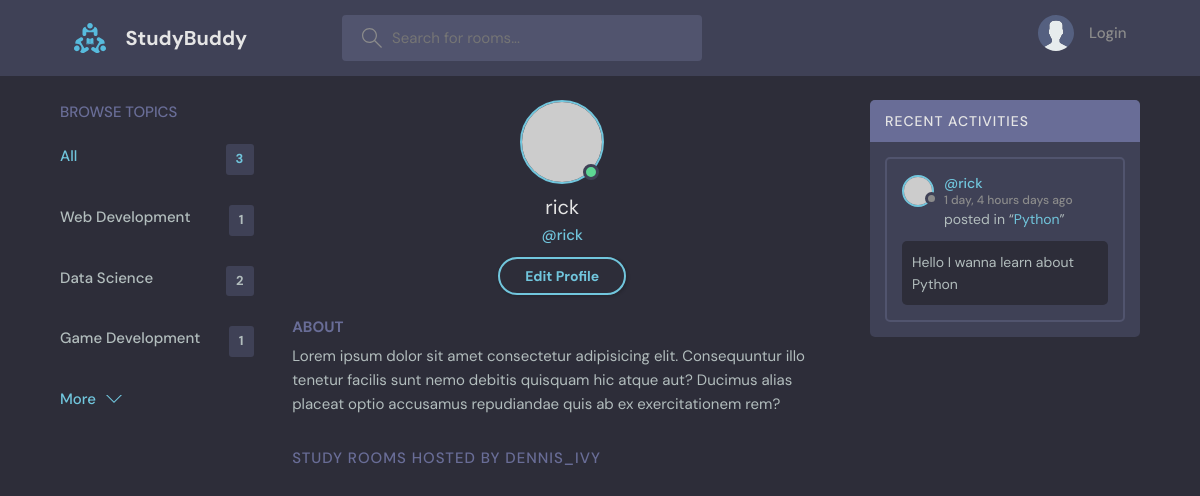
/profile/3/, run on an earlier commit of the app's database.
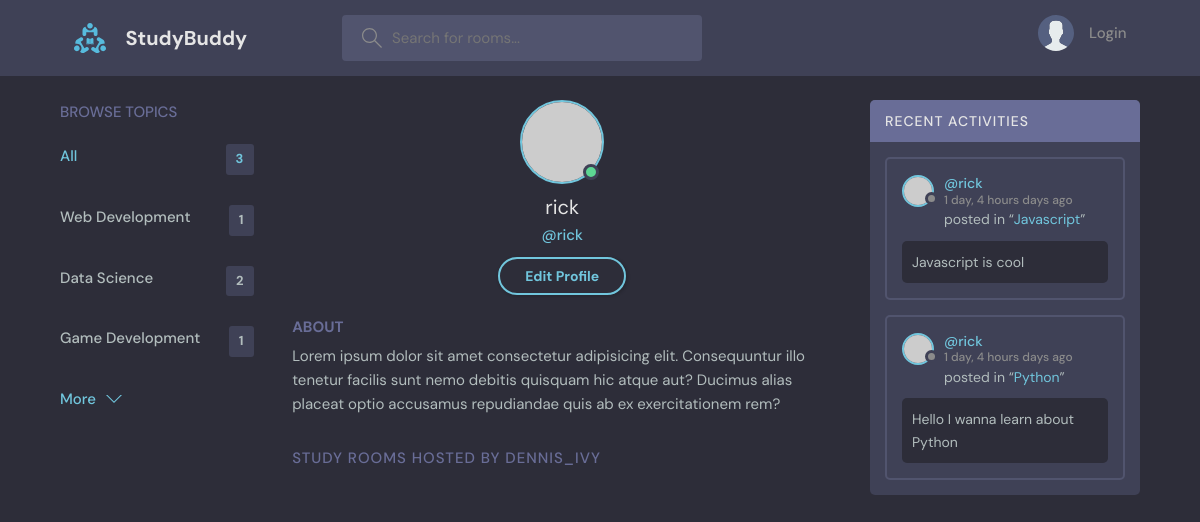
And on a later commit of the database.
### base/models.py (models this page shows, shortened)
class Topic(models.Model):
    name = models.CharField(max_length=200)

class Message(models.Model):
    user = models.ForeignKey(User, on_delete=models.CASCADE)
    room = models.ForeignKey(Room, on_delete=models.CASCADE)
    body = models.TextField()
    updated = models.DateTimeField(auto_now=True)
    created = models.DateTimeField(auto_now_add=True)
    class Meta:
        ordering = ['-updated', '-created']

class Room(models.Model):
    host = models.ForeignKey(User, on_delete=models.SET_NULL, null=True)
    topic = models.ForeignKey(Topic, on_delete=models.SET_NULL, null=True)
    name = models.CharField(max_length=200)
    description = models.TextField(null=True)
    participants = models.ManyToManyField(User, related_name='participants', blank=True)
    updated = models.DateTimeField(auto_now=True)
    created = models.DateTimeField(auto_now_add=True)
    def __str__(self):
        return self.name
    class Meta:
        ordering = ['-updated', '-created']

### base/views.py (the view)
# urls.py: path('profile/<str:pk>/',views.userProfile, name='user-profile'),
def userProfile(request, pk):
    user = User.objects.get(id=pk)
    rooms = user.room_set.all()
    room_messages = user.message_set.all()
    topics = Topic.objects.all()
    context = {'user': user, 'rooms': rooms, 'room_messages': room_messages, 'topics': topics}
    return render(request, 'base/profile.html', context)

### base/templates/base/profile.html (shortened to what this page needs)
{% extends 'main.html' %}
{% block content %}
  <main class="profile-page layout layout--3">
    <div class="container">
      {% include 'base/topics_component.html' %}
      <div class="roomList">
        <div class="profile">
          <div class="profile__avatar">
            <div class="avatar avatar--large active">
              <img src="https://randomuser.me/api/portraits/men/11.jpg" />
            </div>
          </div>
          <div class="profile__info">
            <h3>{{user.username}}</h3>
            <p>@{{user.username}}</p>
            <a href="edit-user.html" class="btn btn--main btn--pill">Edit Profile</a>
          </div>
          <div class="profile__about">
            <h3>About</h3>
            <p>
              Lorem ipsum dolor sit amet consectetur adipisicing elit. Consequuntur illo tenetur
              facilis sunt nemo debitis quisquam hic atque aut? Ducimus alias placeat optio
              accusamus repudiandae quis ab ex exercitationem rem?
            </p>
          </div>
        </div>
        <div class="roomList__header">
          <div>
            <h2>Study Rooms Hosted by dennis_ivy</a>
            </h2>
          </div>
        </div>
      </div>
      {% include 'base/activity_component.html' %}
    </div>
  </main>
{% endblock content %}

### templates/main.html (shortened to what this page needs)
<!DOCTYPE html>
{% load static %}
<html lang="en">
  <head>
    <link rel="stylesheet" href="{% static 'styles/style.css' %}" />
  </head>
  <body>
    {% include 'navbar.html' %}
        {% block content %}
        {% endblock content %}
  </body>
</html>

### templates/navbar.html (shortened to what this page needs)
{% load static %}
<header class="header header--loggedIn">
    <div class="container">
      <a href="{% url 'home' %}" class="header__logo">
        <img src="{% static 'images/logo.svg' %}" />
        <h1>StudyBuddy</h1>
      </a>
      <form class="header__search" method="GET" action="{% url 'home' %}">
        <label>
          <input name="q" placeholder="Search for rooms..."  />
        </label>
      </form>
      <nav class="header__menu">
        {% if request.user.is_authenticated %}
        <div class="header__user">
          <a href="profile.html">
            <div class="avatar avatar--medium active">
              <img src="https://randomuser.me/api/portraits/men/37.jpg" />
            </div>
            <p>{{request.user.username}} <span>@{{request.user.username}}</span></p>
          </a>
          <button class="dropdown-button">
            <svg version="1.1" xmlns="http://www.w3.org/2000/svg" width="32" height="32" viewBox="0 0 32 32">
              <title>chevron-down</title>
              <path d="M16 21l-13-13h-3l16 16 16-16h-3l-13 13z"></path>
            </svg>
          </button>
        </div>
        {% else %}
            <a href="{% url 'login' %}">
            <img src="{% static 'images/avatar.svg' %}" />
            <p>Login</p>
            </a>
        {% endif %}
      </nav>
    </div>
  </header>

### base/templates/base/topics_component.html
<div class="topics">
    <div class="topics__header">
      <h2>Browse Topics</h2>
    </div>
    <ul class="topics__list">
      <li>
        <a href="{% url 'home' %}" class="active">All <span>{{topics.count}}</span></a>
      </li>
      {% for topic in topics %}
      <li>
        <a href="{%  url 'home' %}?q={{topic.name}}">{{topic.name}} <span>{{topic.room_set.all.count}}</span></a>
      </li>
      {% endfor %}
    </ul>
    <a class="btn btn--link" href="topics.html">
      More
      <svg version="1.1" xmlns="http://www.w3.org/2000/svg" width="32" height="32" viewBox="0 0 32 32">
        <title>chevron-down</title>
        <path d="M16 21l-13-13h-3l16 16 16-16h-3l-13 13z"></path>
      </svg>
    </a>
  </div>

### base/templates/base/activity_component.html (shortened to what this page needs)
<div class="activities">
        <div class="activities__header">
          <h2>Recent Activities</h2>
        </div>
        {% for message in room_messages %}
        <div class="activities__box">
          <div class="activities__boxHeader roomListRoom__header">
            <a href="{% url 'user-profile' message.user.id %}" class="roomListRoom__author">
              <div class="avatar avatar--small">
                <img src="https://randomuser.me/api/portraits/women/11.jpg" />
              </div>
              <p>
                @{{message.user}}
                <span>{{message.created|timesince}} days ago</span>
              </p>
            </a>
          </div>
          <div class="activities__boxContent">
            <p>posted in “<a href="{% url 'room' message.room.id %}">{{message.room}}</a>”</p>
            <div class="activities__boxRoomContent">
              {{message.body}}
            </div>
          </div>
        </div>
        {% endfor %}
      </div>

What changed in the data, as far as the page shows it:
added Message: user "rick", created "1 day, 4 hours", room "Javascript", body "Javascript is cool"
